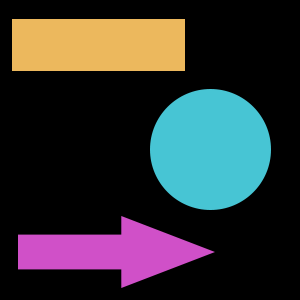
#> input picture CV2_basics/more_shapes_example.png, 300 x 300 px, found by its file name
$ python contour_properties_2.py
#> lines starting #> are read from the running program, lines starting #| are printed output that depends on the picture; after the words box and inside, x2 and y2 are one past the last pixel; in counts of white or black regions, pixels touching at a corner belong together
# import the necessary packages
import numpy as np
import cv2
import imutils

# load the Tetris block image, convert it to grayscale, and threshold
# the image
image = cv2.imread("/home/zak/Downloads/CV_and_DL/DL-in-Computer-vision/CV2_basics/more_shapes_example.png")
#> image is the input picture: shape (300, 300, 3); mean B, G, R 51.9, 49.8, 48.8
gray = cv2.cvtColor(image, cv2.COLOR_BGR2GRAY)
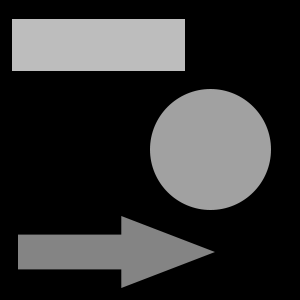
#> gray: shape (300, 300); min 0, max 189, mean 49.7
thresh = cv2.threshold(gray, 100, 255, cv2.THRESH_BINARY)[1]
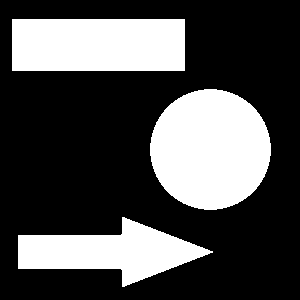
#> thresh: shape (300, 300); 30.3% white; 3 white regions

# show the original and thresholded images
cv2.imshow("Original", image)
cv2.imshow("Thresh", thresh)
cv2.waitKey(0)

# find the external contours in the thresholded image and allocate
# memory for the convex hull image
cnts = cv2.findContours(thresh.copy(), cv2.RETR_EXTERNAL,
                        cv2.CHAIN_APPROX_SIMPLE)
#> cnts = 3 contours; box (x1, y1, x2, y2) and area: (150, 89, 271, 210) 11278, (12, 19, 185, 71) 8772, (18, 217, 213, 287) 6586
cnts = imutils.grab_contours(cnts)
hullImage = np.zeros(gray.shape[:2], dtype="uint8")

# loop over the contours
for (i,c) in enumerate(cnts):
    # compute the area of the contour along with the bounding box
    # to compute the aspect ratio
    area = cv2.contourArea(c)
    (x, y, w, h) = cv2.boundingRect(c)

    # compute the aspect ratio of contour, which is simply the
    # width divided by the height of bounding box
    aspectRatio = w / float(h)

    # use the area of contour and bounding box area to compute
    # the extent
    extent = area / float(w * h)

    # compute the convex hull of the contour, the use the area
    # of the original contour and the area of the convex hull to
    # compute the solidity
    hull = cv2.convexHull(c)
    hullArea = cv2.contourArea(hull)
    solidity = area / float(hullArea)

    # visualize the original contours and the convex hull and
    # initialize the name of the shape
    cv2.drawContours(hullImage, [hull], -1, 255, -1)
    cv2.drawContours(image, [c], -1, (240, 0, 159), 3)
    shape=""

    # if the aspect ratio is approximately one, then the shape is a square
    if aspectRatio >= 0.98 and aspectRatio <= 1.02:
	    shape = "SQUARE"

	# if the width is 3x longer than the height, then we have a rectangle
    elif aspectRatio >= 3.0:
    	shape = "RECTANGLE"

	# if the extent is sufficiently small, then we have a L-piece
    elif extent < 0.65:
    	shape = "L-PIECE"

	# if the solidity is sufficiently large enough, then we have a Z-piece
    elif solidity > 0.80:
    	shape = "Z-PIECE"

	# draw the shape name on the image
    cv2.putText(image, shape, (x, y - 10), cv2.FONT_HERSHEY_SIMPLEX, 0.5,
    	(240, 0, 159), 2)

    # show the contour properties
    print("Contour #{} -- aspect_ratio={:.2f}, extent={:.2f}, solidity={:.2f}"
    	.format(i + 1, aspectRatio, extent, solidity))

	# show the output images
    cv2.imshow("Convex Hull", hullImage)
    cv2.imshow("Image", image)
    cv2.waitKey(0)
#> this loop made 3 passes
#> (c, area, x, y, w, h, aspectRatio, extent) on pass 3: ([[12, 19], [12, 70], [184, 70], [184, 19]], 8772, 12, 19, 173, 52, 3.33, 0.975)
#> (area, x, y, w, h, aspectRatio, extent, hullArea) on passes 1 to 2: (6586, 18, 217, 195, 70, 2.79, 0.482, 8534), (11278, 150, 89, 121, 121, 1, 0.77, 11378)
#| Contour #1 -- aspect_ratio=2.79, extent=0.48, solidity=0.77
#| Contour #2 -- aspect_ratio=1.00, extent=0.77, solidity=0.99
#| Contour #3 -- aspect_ratio=3.33, extent=0.98, solidity=1.00
#> pass 1, `cv2.imshow("Convex Hull", hullImage)`:
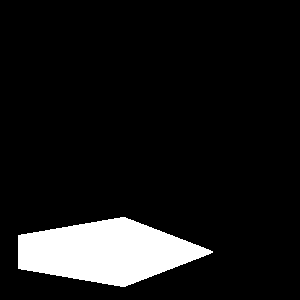
#> window 'Convex Hull': shape (300, 300); 9.7% white; 1 white region, box (x1, y1, x2, y2) and area: (18, 217, 213, 287) 8744
#> pass 1, `cv2.imshow("Image", image)`:
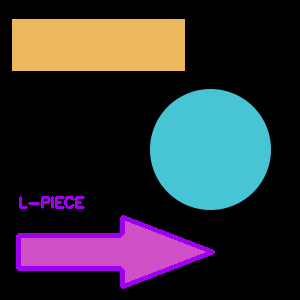
#> window 'Image': shape (300, 300, 3); mean B, G, R 55.7, 48.4, 50.1
#> pass 2, `cv2.imshow("Image", image)`:
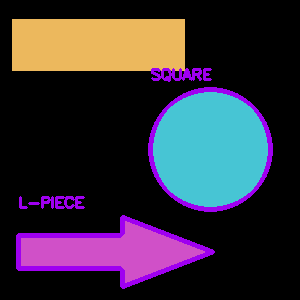
#> window 'Image': shape (300, 300, 3); mean B, G, R 59.1, 46, 53
#> after the loop:
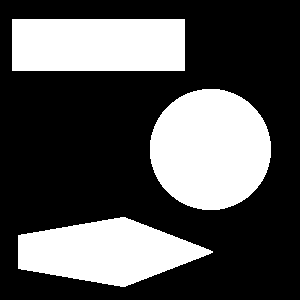
#> hullImage: shape (300, 300); 32.5% white; 3 white regions, box (x1, y1, x2, y2) and area: (150, 89, 271, 210) 11549, (12, 19, 185, 71) 8996, (18, 217, 213, 287) 8744
#> after the loop:
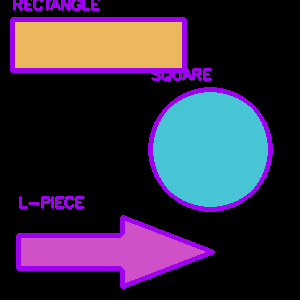
#> image: shape (300, 300, 3); 8.42% of pixels changed, all inside (x1, y1, x2, y2) = (10, 0, 273, 289)
